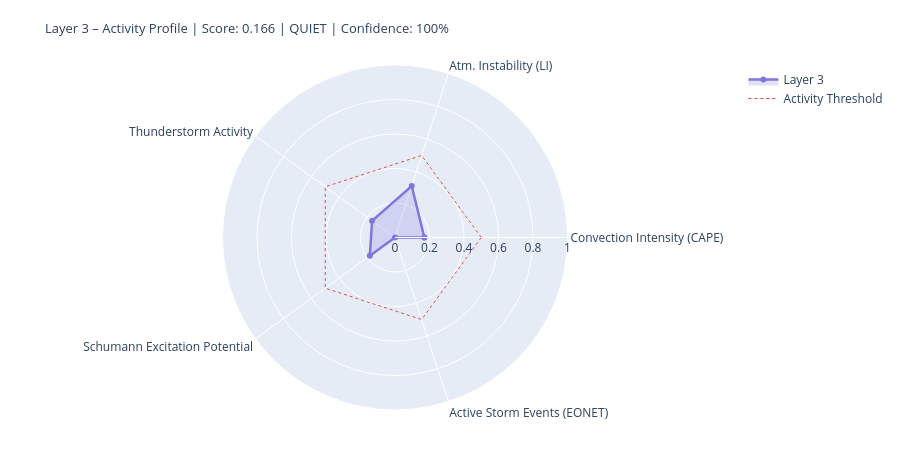

Write notebook code for a chart like this one.
### Markdown cell above
---
## 4. State Assessment & Handoff to Layer 4/5

### Code cell
# ============================================================
# LAYER-3-SCORE
# Five dynamic components
# ============================================================

def norm(v, lo, hi):
    if v is None or (isinstance(v, float) and math.isnan(v)): return None
    return round(max(0.0, min(1.0, (v - lo) / (hi - lo))), 4)

# --- 1) Convection intensity (global CAPE mean) ---
cape_mean = df_atm['cape'].dropna().mean() if not df_atm.empty else None
conv_score = norm(cape_mean, 0, 3000)
conv_src   = 'primary' if cape_mean is not None else 'missing'

# --- 2) Atmospheric instability (LI mean) ---
li_mean   = df_atm['li'].dropna().mean() if not df_atm.empty else None
# Negative LI = unstable → higher score
instab_score = norm(-li_mean if li_mean is not None else None, -6, 6)
instab_src   = 'primary' if li_mean is not None else 'missing'

# --- 3) Thunderstorm activity (mean thunder score + WMO count) ---
thunder_mean = df_atm['thunder_score'].mean() if not df_atm.empty else None
n_thunder    = int(df_atm['thunderstorm'].sum()) if not df_atm.empty else 0
thunder_score_val = norm(
    (thunder_mean or 0) * 0.7 + n_thunder * 0.1, 0, 1.0
) if thunder_mean is not None else None
thunder_src = 'primary'

# --- 4) Schumann excitation potential (weighted Schumann contribution) ---
schumann_pot = df_atm['schumann_contribution'].mean() if not df_atm.empty else None
# Boosted by Layer-2 thunderstorm trigger
if schumann_pot is not None and l2_thunder:
    schumann_pot = min(1.0, schumann_pot * 1.2)
schumann_score = norm(schumann_pot, 0, 1.0) if schumann_pot is not None else None
schumann_src   = 'derived'

# --- 5) Storm activity (NASA EONET) ---
# Distinction: None = data not loaded, 0.0 = loaded but no events
storm_score = None
storm_src   = 'missing'
if raw.get('storms') is not None:          # API reached successfully
    storm_score = norm(len(storm_events), 0, 30) if storm_events else 0.0
    storm_src   = 'primary'

# X-Ray and Kp: context only, not in dynamic score
# (X-Ray = Layer-0/4 driver; Kp = geomagnetic index, not a lightning proxy)
xray_context = None
if raw.get('xray'):
    df_xc = pd.DataFrame(raw['xray'])
    fc = next((c for c in df_xc.columns
               if any(k in c.lower() for k in ['flux','long']) and 'time' not in c.lower()),
              df_xc.columns[1])
    df_xc[fc] = pd.to_numeric(df_xc[fc], errors='coerce')
    xray_last = df_xc[fc].dropna().iloc[-1] if not df_xc[fc].dropna().empty else None
    if xray_last:
        xray_class = ('X' if xray_last>=1e-4 else 'M' if xray_last>=1e-5
                      else 'C' if xray_last>=1e-6 else 'B')
        xray_context = {'flux': float(xray_last), 'class': xray_class}
        print(f'X-Ray context: {xray_class}-class ({xray_last:.2e} W/m²)')

# --- Aggregate ---
COMPONENTS = {
    'Convection Intensity (CAPE)':  {'score': conv_score,       'source': conv_src,    'dynamic': True},
    'Atm. Instability (LI)':         {'score': instab_score,     'source': instab_src,  'dynamic': True},
    'Thunderstorm Activity':              {'score': thunder_score_val, 'source': thunder_src, 'dynamic': True},
    'Schumann Excitation Potential':   {'score': schumann_score,   'source': schumann_src,'dynamic': True},
    'Active Storm Events (EONET)': {'score': storm_score,      'source': storm_src,   'dynamic': True},
}

available   = {k: v['score'] for k, v in COMPONENTS.items() if v['score'] is not None}
unavailable = [k for k, v in COMPONENTS.items() if v['score'] is None]
layer3_score = round(sum(available.values()) / len(available), 4) if available else None
confidence   = round(len(available) / len(COMPONENTS), 2)
level = ('unknown' if layer3_score is None
         else 'quiet'   if layer3_score < 0.3
         else 'moderate' if layer3_score < 0.6
         else 'active')
dominant_l3 = max(available, key=available.get) if available else 'none'

# --- Ausgabe ---
W = 68
print('=' * W)
print('LAYER 3 – ATMOSPHERE / WEATHER / THUNDERSTORMS – STATE ASSESSMENT')
print('=' * W)
for name, comp in COMPONENTS.items():
    s = comp['score']
    if s is not None:
        bar = '█' * int(s * 20) + '░' * (20 - int(s * 20))
        print(f'  {name:<36} {bar}  {s:.3f}  [{comp["source"]}]')
    else:
        print(f'  {name:<36} {"─" * 20}  n/a   [missing]')
print('-' * W)
print(f'  Score:        {layer3_score:.3f}  ({len(available)}/{len(COMPONENTS)} components)')
print(f'  Confidence:   {confidence:.0%}')
print(f'  Level:        {level.upper()}')
print(f'  Dominant:     {dominant_l3}')
print(f'  CAPE mean:    {cape_mean:.0f} J/kg' if cape_mean else '  CAPE mean:    n/a')
print(f'  LI mean:      {li_mean:.1f} K' if li_mean is not None else '  LI mean:      n/a')
print(f'  Thunderstorms:{n_thunder} points (WMO)  +  {len(storm_events)} NASA EONET')
print('=' * W)

# Radar
cats   = list(available.keys())
vals_r = list(available.values())
if len(cats) >= 3:
    fig = go.Figure()
    fig.add_trace(go.Scatterpolar(
        r=vals_r + [vals_r[0]], theta=cats + [cats[0]],
        fill='toself', fillcolor='rgba(127,119,221,0.22)',
        line=dict(color='#7F77DD', width=2.5), name='Layer 3'
    ))
    fig.add_trace(go.Scatterpolar(
        r=[0.5] * (len(cats)+1), theta=cats + [cats[0]],
        line=dict(color='#E24B4A', dash='dot', width=1),
        mode='lines', name='Activity Threshold'
    ))
    fig.update_layout(
        title=dict(
            text=f'Layer 3 – Activity Profile | Score: {layer3_score:.3f} | {level.upper()} | Confidence: {confidence:.0%}',
            font=dict(size=13)
        ),
        polar=dict(radialaxis=dict(visible=True, range=[0, 1])),
        height=450, showlegend=True,
        margin=dict(l=60, r=60, t=65, b=40)
    )
    fig.show()

### Figure 1 — Plotly figure (JSON) as saved in the notebook; plotly's stock layout.template omitted (floating-point values rounded to 4 significant figures)
{"data": [{"fill": "toself", "fillcolor": "rgba(127,119,221,0.22)", "line": {"color": "#7F77DD", "width": 2.5}, "name": "Layer 3", "r": [0.17, 0.3139, 0.164, 0.1805, 0.0, 0.17], "theta": ["Convection Intensity (CAPE)", "Atm. Instability (LI)", "Thunderstorm Activity", "Schumann Excitation Potential", "Active Storm Events (EONET)", "Convection Intensity (CAPE)"], "type": "scatterpolar"}, {"line": {"color": "#E24B4A", "dash": "dot", "width": 1}, "mode": "lines", "name": "Activity Threshold", "r": [0.5, 0.5, 0.5, 0.5, 0.5, 0.5], "theta": ["Convection Intensity (CAPE)", "Atm. Instability (LI)", "Thunderstorm Activity", "Schumann Excitation Potential", "Active Storm Events (EONET)", "Convection Intensity (CAPE)"], "type": "scatterpolar"}], "layout": {"height": 450, "margin": {"b": 40, "l": 60, "r": 60, "t": 65}, "polar": {"radialaxis": {"range": [0, 1], "visible": true}}, "showlegend": true, "title": {"font": {"size": 13}, "text": "Layer 3 – Activity Profile | Score: 0.166 | QUIET | Confidence: 100%"}}}
